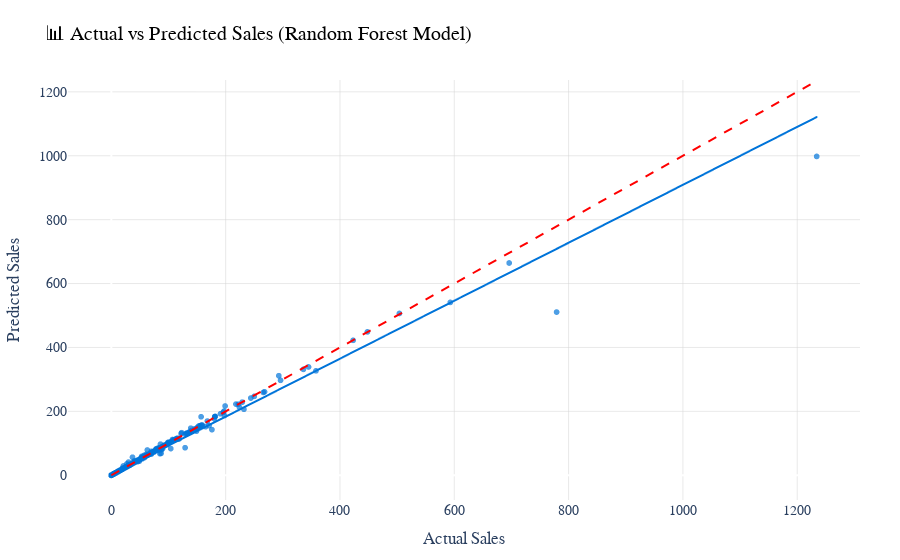

Source (notebook cell):
### Code cell
import plotly.express as px
import pandas as pd

# Convert test and prediction values into a DataFrame for Plotly
df_plot = pd.DataFrame({
    'Actual Sales': y_test,
    'Predicted Sales': y_pred_rf
})

# Create scatter plot
fig = px.scatter(
    df_plot,
    x='Actual Sales',
    y='Predicted Sales',
    title='📊 Actual vs Predicted Sales (Random Forest Model)',
    trendline='ols',  # adds a regression line
    opacity=0.7,
    color_discrete_sequence=['#0074D9']
)

# Add reference line (y = x)
fig.add_shape(
    type='line',
    x0=df_plot['Actual Sales'].min(),
    y0=df_plot['Actual Sales'].min(),
    x1=df_plot['Actual Sales'].max(),
    y1=df_plot['Actual Sales'].max(),
    line=dict(color='red', dash='dash'),
    name='Ideal Fit'
)

# Update layout for a clean, professional look
fig.update_layout(
    title_font=dict(size=20, family='Arial', color='black'),
    xaxis_title='Actual Sales',
    yaxis_title='Predicted Sales',
    plot_bgcolor='white',
    hoverlabel=dict(bgcolor='white', font_size=13, font_family='Arial'),
    margin=dict(l=60, r=40, t=80, b=60),
    font=dict(family='Arial', size=14),
)

# Add gridlines
fig.update_xaxes(showgrid=True, gridwidth=0.5, gridcolor='lightgray')
fig.update_yaxes(showgrid=True, gridwidth=0.5, gridcolor='lightgray')

fig.show()

### Figure 1 — Plotly figure (JSON) as saved in the notebook; plotly's stock layout.template omitted (floating-point values rounded to 4 significant figures; data arrays with more than 128 entries replaced by an {"elided": "..."} marker saying what was removed)
{"data": [{"hovertemplate": "Actual Sales=%{x}<br>Predicted Sales=%{y}<extra></extra>", "legendgroup": "", "marker": {"color": "#0074D9", "opacity": 0.7, "symbol": "circle"}, "mode": "markers", "name": "", "showlegend": false, "type": "scattergl", "x": {"elided": "1855 float values"}, "xaxis": "x", "y": {"elided": "1855 float values"}, "yaxis": "y"}, {"hovertemplate": "<b>OLS trendline</b><br>Predicted Sales = 0.906838 * Actual Sales + 2.12282<br>R<sup>2</sup>=0.982636<br><br>Actual Sales=%{x}<br>Predicted Sales=%{y} <b>(trend)</b><extra></extra>", "legendgroup": "", "marker": {"color": "#0074D9", "symbol": "circle"}, "mode": "lines", "name": "", "showlegend": false, "type": "scattergl", "x": {"elided": "1855 float values"}, "xaxis": "x", "y": {"elided": "1855 float values"}, "yaxis": "y"}], "layout": {"font": {"family": "Arial", "size": 14}, "hoverlabel": {"bgcolor": "white", "font": {"family": "Arial", "size": 13}}, "legend": {"tracegroupgap": 0}, "margin": {"b": 60, "l": 60, "r": 40, "t": 80}, "plot_bgcolor": "white", "shapes": [{"line": {"color": "red", "dash": "dash"}, "name": "Ideal Fit", "type": "line", "x0": 0, "x1": 1234, "y0": 0, "y1": 1234}], "title": {"font": {"color": "black", "family": "Arial", "size": 20}, "text": "📊 Actual vs Predicted Sales (Random Forest Model)"}, "xaxis": {"anchor": "y", "domain": [0, 1], "gridcolor": "lightgray", "gridwidth": 0.5, "showgrid": true, "title": {"text": "Actual Sales"}}, "yaxis": {"anchor": "x", "domain": [0, 1], "gridcolor": "lightgray", "gridwidth": 0.5, "showgrid": true, "title": {"text": "Predicted Sales"}}}}
